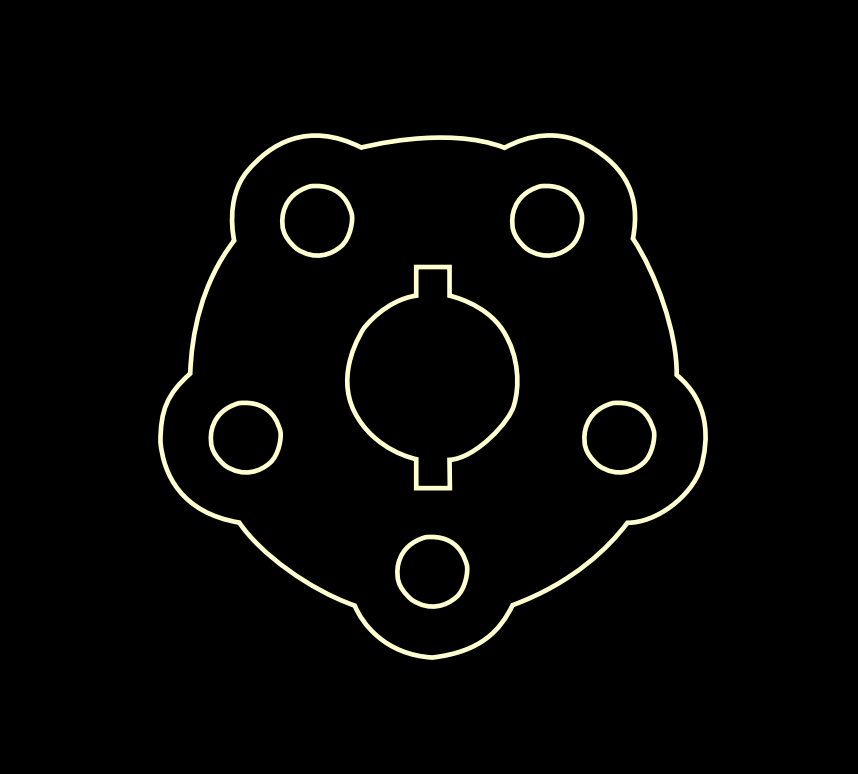
//> input picture Vision/ContourExtraction/test.png, 858 x 774 px
$ ./ContourExtractionTest   (built with g++ and OpenCV 4)
//> lines starting //> are read from the running program, lines starting //| are printed output that depends on the picture; after the words box and inside, x2 and y2 are one past the last pixel; in counts of white or black regions, pixels touching at a corner belong together
//> further down, im is the input picture: 774 rows x 858 cols, CV_8UC3; mean B, G, R 5, 6.2, 6.2
### Vision/ContourExtraction/ContourExtraction.h
#pragma once
#include <opencv2/opencv.hpp>
#include <vector>
#include <iostream>
#include <cstdio>
#include <string>


class CContourExtractor {
	cv::Mat srcImg;

	int width, height;
	cv::Mat contours;
public:
	void setImg(cv::Mat &img) {
		if(img.channels() != 1) {
			cv::cvtColor(img, srcImg, CV_BGR2GRAY);
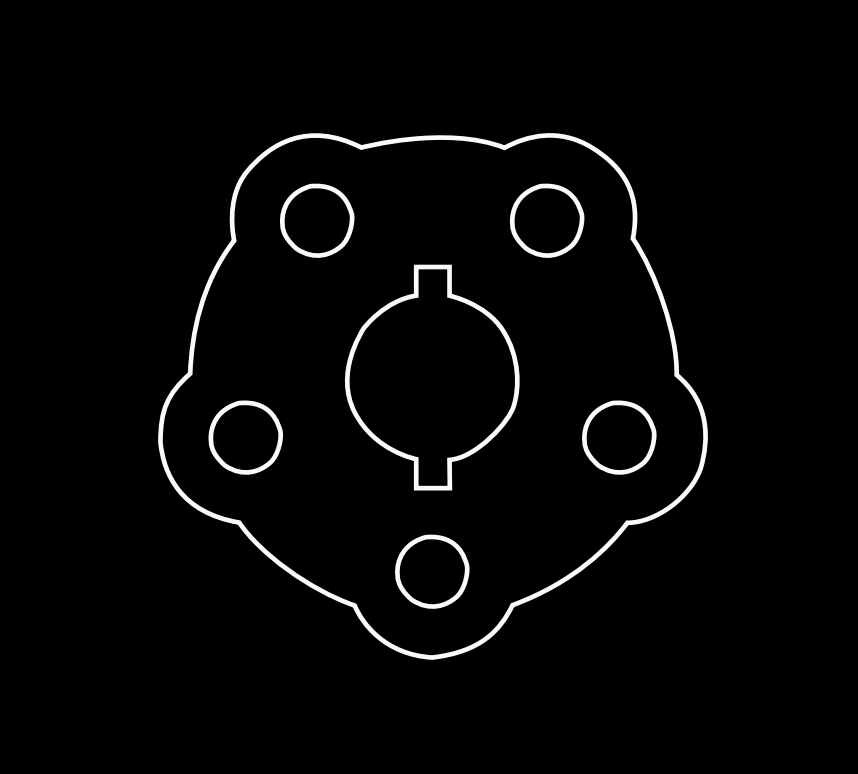
//> srcImg: 774 rows x 858 cols, CV_8UC1; min 0, max 250, mean 6.1
		} else {
			srcImg = img.clone();
		}

		assert(srcImg.channels() == 1);
		if(srcImg.depth() != CV_8U) {
			fprintf(stderr, "%s:%d CContourExtractor: img depth is not 8 Bit\n", __FILE__, __LINE__);
			exit(0);
		}

		width = srcImg.size().width;
//> width = 858
		height = srcImg.size().height;
//> height = 774
	}

	cv::Mat getContourPixels(bool inner = false) {
//> called with inner = false
		contours = cv::Mat(height, width, CV_8UC1, cv::Scalar(0));

		cv::Mat tcontours = contours.clone();
		cv::vector<cv::Point> points;


		int sX[] = {1,1,0,-1,-1,-1,0,1};
		int sY[] = {0,1,1,1,0,-1,-1,-1};
		int sl = sizeof(sX) / sizeof(int);

		cv::Mat_<uchar> img_ptr(srcImg);

		for(int y = 0;y < height;y++) { for(int x = 0;x < width;x++) {
			if(!img_ptr(y, x)) continue;

			for(int z = 0;z < sl;z++) {
				int newX = x + sX[z];
				int newY = y + sY[z];

				if(!(newX >= 0 && newY >= 0 && newX < width && newY < height)) continue;

				if(!img_ptr(newY, newX)) {
					tcontours.at<uchar>(y,x) = 255;
					points.push_back(cv::Point(x, y));
					break;
				}
			}
		}}
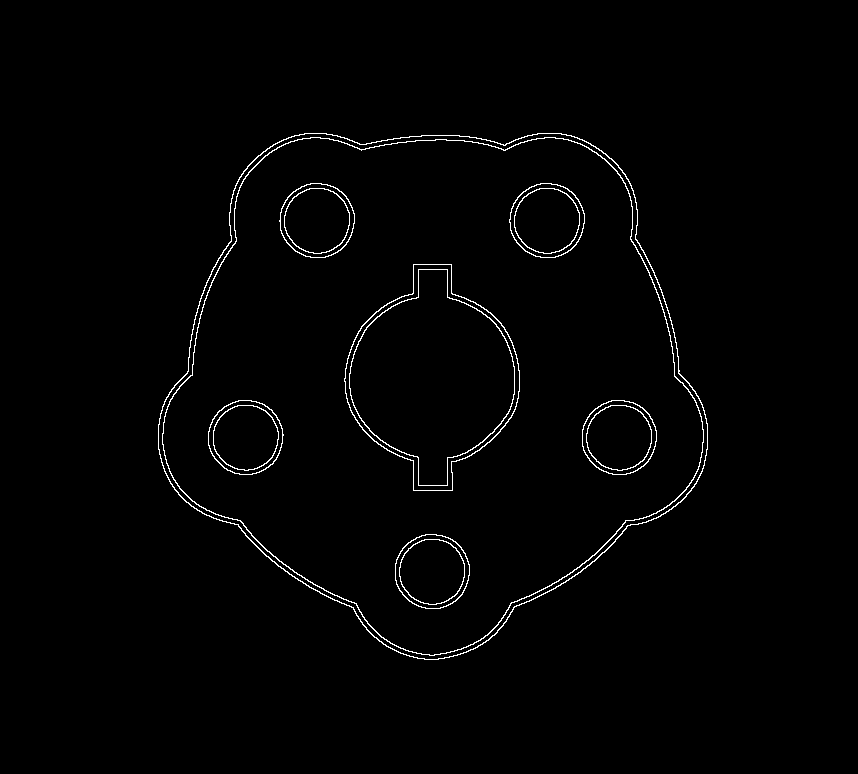
//> tcontours: 774 rows x 858 cols, CV_8UC1; 1.3% white in thin lines or dots, all inside (x1, y1, x2, y2) = (158, 133, 708, 660)
//> after the loop, points = 8727 Points (x, y), first 12: [304, 133], [305, 133], [306, 133], [307, 133], [308, 133], [309, 133], [310, 133], [311, 133], [312, 133], [313, 133], [314, 133], [315, 133]

		if(inner) {
			contours = tcontours;
		} else {
			for(int i = 0;i < points.size();i++) {
				int x = points[i].x;
				int y = points[i].y;

				for(int z = 0;z < sl;z++) {
					int newX = x + sX[z];
					int newY = y + sY[z];

					if(!(newX >= 0 && newY >= 0 && newX < width && newY < height)) continue;

					if(!img_ptr(newY, newX)) {
						contours.at<uchar>(newY,newX) = 255;
					}
				}
			}
//> this loop made 8727 passes
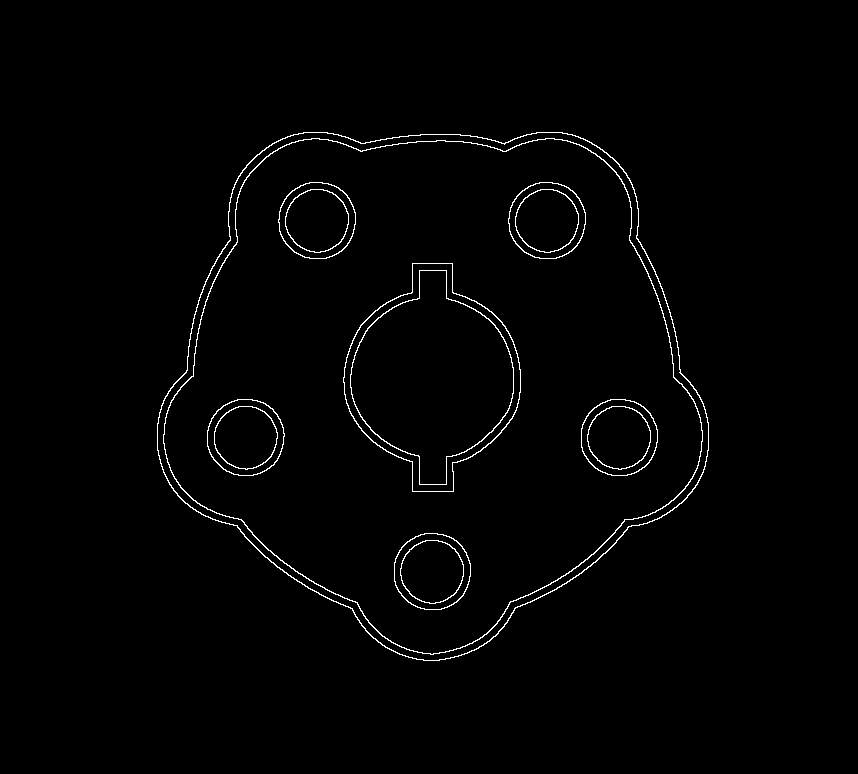
//> contours: 774 rows x 858 cols, CV_8UC1; 1.3% white in thin lines or dots, all inside (x1, y1, x2, y2) = (157, 132, 709, 661)
		}


		return contours;
	}

	std::vector< std::vector<cv::Point2d> > getOrderedContour() {
		getContourPixels(false);

		std::vector< std::vector<cv::Point2d> > lines;

		cv::Mat visited(height, width, CV_8UC1, cv::Scalar(0));

		int sX8[] = {1,1,0,-1,-1,-1,0,1};
		int sY8[] = {0,1,1,1,0,-1,-1,-1};
		int sX[] = {1, 0, -1, 0};
		int sY[] = {0, 1, 0, -1};
		int sl = sizeof(sX) / sizeof(int);
		int sl8 = sizeof(sX8) / sizeof(int);
		cv::Mat_<uchar> contour_ptr(contours);
		cv::Mat_<uchar> visited_ptr(visited);

		for(int y = 0;y < height;y++) { for(int x = 0;x < width;x++) {
			if(!contour_ptr(y, x) || visited_ptr(y, x)) continue;

			int curX = x, curY = y;
			int lastDir = 0;
			std::vector<cv::Point2d> points;
			while(true) {
				if(!visited_ptr(curY, curX)) {
					points.push_back(cv::Point2d(curX, curY));
					visited_ptr(curY, curX) = true;
				}

				bool move = false;
				bool ret = false;
				for(int z = 0;z < sl;z++) {
					int dir = (lastDir + z) % sl;
					int newX = curX + sX[dir];
					int newY = curY + sY[dir];

					if(!(newX >= 0 && newY >= 0 && newX < width && newY < height)) continue;

					if(newX == x && newY == y) {
						ret = true;
					}

					if(contour_ptr(newY, newX) && !visited_ptr(newY, newX)) {
						move = true;

						curY = newY;
						curX = newX;
						lastDir = dir;
						break;
					}
				}

				if(ret) break;

				if(!move) {
					points.erase(points.end() - 1);

					curX = points[points.size() - 1].x;
					curY = points[points.size() - 1].y;
				}
			}

			for(int i = 0;i < points.size();i++) {
				curX = points[i].x;
				curY = points[i].y;

				for(int z = 0;z < sl8;z++) {
					int newX = curX + sX8[z];
					int newY = curY + sY8[z];
					if(!(newX >= 0 && newY >= 0 && newX < width && newY < height)) continue;
					if(contour_ptr(newY, newX)) {
						visited_ptr(newY, newX) = true;
					}

				}
			}

			lines.push_back(points);


		}}
//> after the loop, lines = 14 items
		return lines;
	}
};

### Vision/ContourExtraction/ContourExtractionTest.cpp
#include <opencv2/opencv.hpp>
#include <vector>
#include <iostream>
#include <cstdio>
#include <string>
#include <ctime>
#include "ContourExtraction.h"
using namespace std;

int main(int argc, char **argv) {
	cv::Mat im = cv::imread("test.png");
	CContourExtractor ce;
	ce.setImg(im);
	bool inner = false;

	cv::Mat cont(im.size().height, im.size().width, CV_8U, cv::Scalar(0));
	int count = 0;
	clock_t t;
	while(true) {
		t = clock();
		std::vector< std::vector<cv::Point2d> > cc = ce.getOrderedContour();
//> cc = 14 items


		for(int i = 0;i < cc.size();i++) {
			//check inner loop
			if(cc[i].size()) {
				cv::Point2d v = cc[i][0];
				v.y -= 1;
				if(im.at<cv::Vec3b>(v.y, v.x)[0] + im.at<cv::Vec3b>(v.y, v.x)[1] + im.at<cv::Vec3b>(v.y, v.x)[2]) {
					continue;
				}
			}
 			for(int j = 0;j < cc[i].size();j++) {
				cont.at<uchar>(cc[i][j].y, cc[i][j].x) = count++ % 255;

			}
		}
//> this loop made 14 passes
//> count on passes 1, 3, 4, 7, 9, 10, 13: 2206, 2512, 2818, 3630, 3936, 4240, 4544
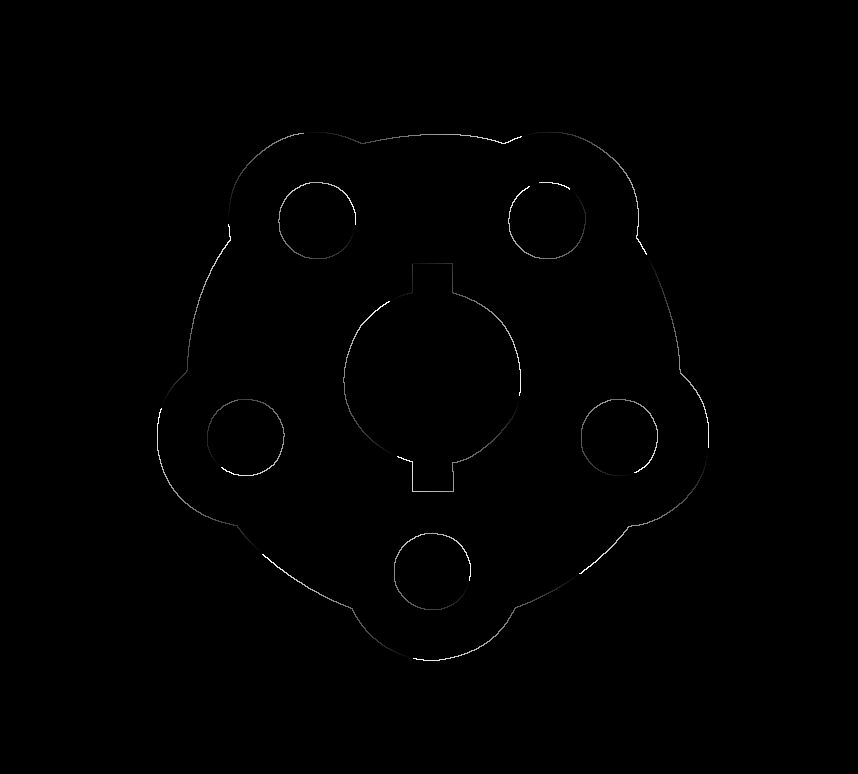
//> cont: 774 rows x 858 cols, CV_8UC1; min 0, max 254, mean 0.9
//> after the loop, count = 4544

		cv::imshow("contours", cont);

		cout<<1.0/((double)(clock() - t) / CLOCKS_PER_SEC)<<endl;
		//imshow("show", show);
		int key = cv::waitKey(100);
//> the Esc key is pressed
		switch(key) {
		case 'a': count++;
		}
	}


	return 0;
}
